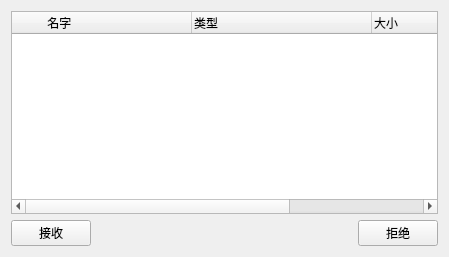
<?xml version="1.0" encoding="UTF-8"?>
<ui version="4.0">
 <class>FileRecvDialog</class>
 <widget class="QWidget" name="FileRecvDialog">
  <property name="geometry">
   <rect>
    <x>0</x>
    <y>0</y>
    <width>449</width>
    <height>257</height>
   </rect>
  </property>
  <property name="windowTitle">
   <string>文件接收</string>
  </property>
  <layout class="QVBoxLayout" name="verticalLayout_2">
   <item>
    <layout class="QVBoxLayout" name="verticalLayout">
     <item>
      <widget class="QTreeWidget" name="fileInfoTW">
       <attribute name="headerVisible">
        <bool>true</bool>
       </attribute>
       <attribute name="headerMinimumSectionSize">
        <number>80</number>
       </attribute>
       <attribute name="headerDefaultSectionSize">
        <number>180</number>
       </attribute>
       <attribute name="headerStretchLastSection">
        <bool>false</bool>
       </attribute>
       <column>
        <property name="text">
         <string>          名字</string>
        </property>
       </column>
       <column>
        <property name="text">
         <string>类型</string>
        </property>
       </column>
       <column>
        <property name="text">
         <string>大小</string>
        </property>
       </column>
       <column>
        <property name="text">
         <string>分享者</string>
        </property>
       </column>
      </widget>
     </item>
     <item>
      <layout class="QHBoxLayout" name="horizontalLayout">
       <item>
        <widget class="QPushButton" name="agreePB">
         <property name="text">
          <string>接收</string>
         </property>
        </widget>
       </item>
       <item>
        <spacer name="horizontalSpacer">
         <property name="orientation">
          <enum>Qt::Horizontal</enum>
         </property>
         <property name="sizeHint" stdset="0">
          <size>
           <width>40</width>
           <height>20</height>
          </size>
         </property>
        </spacer>
       </item>
       <item>
        <widget class="QPushButton" name="refusePB">
         <property name="text">
          <string>拒绝</string>
         </property>
        </widget>
       </item>
      </layout>
     </item>
    </layout>
   </item>
  </layout>
 </widget>
 <resources/>
 <connections/>
</ui>
